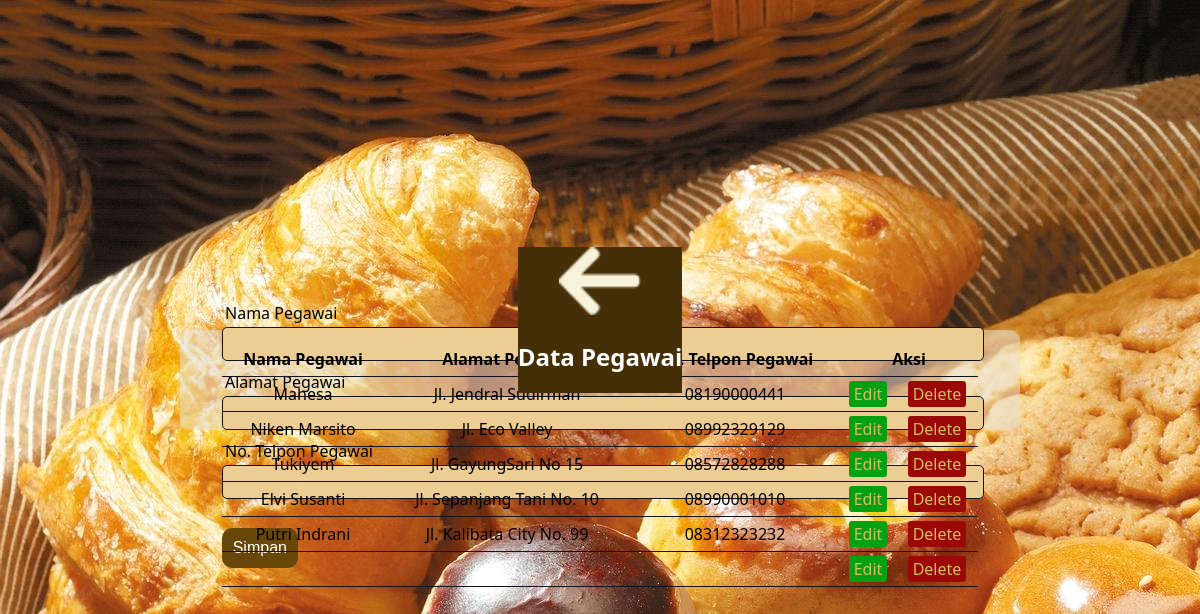
Screenshot of /pegawai.php with the database file from the repository.
### tables this page shows
CREATE TABLE IF NOT EXISTS `pegawai` (
  `id_pgw` int(11) NOT NULL AUTO_INCREMENT,
  `nama_pgw` varchar(20) NOT NULL,
  `alamat_pgw` varchar(40) NOT NULL,
  `notelp_pgw` char(12) NOT NULL,
  PRIMARY KEY (`id_pgw`)
);

### conn_pegawai.php (called while the page is built, shortened)
<?php
    $alamatPgw = "";
    $notelpPgw = "";
    $edit_state = false;
    $db = mysqli_connect('localhost', 'root', 'alfin99', 'tokoroti_db') or die ($db);
    $results = mysqli_query($db, "SELECT * FROM pegawai");
?>

### pegawai.php (the view, shortened to what this page needs)
<?php include('conn_pegawai.php');
?>
<!DOCTYPE html>
<html lang="en">
<head>
    <link rel="stylesheet" href="style_pegawai.css">
</head>
<body>
    <div class="header">
            <span><a href="home.php"><img src="img/back.png" alt=""></a></span>
            <span><h2>Data Pegawai</h2></span>
    </div>
    <div class="container">
        <div class="form-input">
            <form method="post" action="conn_pegawai.php">
                <div class="input-group">
                    <label>Nama Pegawai</label>
                </div>
                <div class="input-group">
                    <label>Alamat Pegawai</label>
                    <input type="text" name="alamat_pgw" value="<?php echo $alamatPgw; ?>">
                </div>
                <div class="input-group">
                    <label>No. Telpon Pegawai</label>
                    <input type="text" name="notelp_pgw" value="<?php echo $notelpPgw; ?>">
                </div>
                <div class="input-group">
                    <?php if ($edit_state == false): ?>
                    <button type="submit" name="simpan" class="btn">Simpan</button>
                    <?php else: ?>
                    <button type="submit" name="ubah" class="btn">Ubah</button>
                    <?php endif ?>
                </div>
            </form>
        </div>
        <div class="table-data">
            <table>
                <thead>
                    <tr>
                        <th>Nama Pegawai</th>
                        <th>Alamat Pegawai</th>
                        <th>No. Telpon Pegawai</th>
                        <th colspan="2">Aksi</th>
                    </tr>
                </thead>
                <tbody>
                    <?php while ($row = mysqli_fetch_array($results)) { ?>
                    <tr>
                        <td><?php echo $row['nama_pgw']; ?></td>
                        <td><?php echo $row['alamat_pgw']; ?></td>
                        <td><?php echo $row['notelp_pgw']; ?></td>
                        <td><a href="pegawai.php?edit=<?php echo $row['id_pgw']; ?>" class="edit-btn">Edit</a></td>
                        <td><a href="conn_pegawai.php?del=<?php echo $row['id_pgw']; ?>" class="del-btn">Delete</a></td>
                    </tr>
                    <?php } ?>
                </tbody>
            </table>
        </div>
    </div>
</body>
</html>

### style_pegawai.css (style rules this page uses)
body { margin: 0; padding: 0; display: flex; justify-content: center; align-items: center; min-height: 80vh; background-image: url(img/bread-rolls-buns.jpg); font-family: 'Segoe UI', Tahoma, Geneva, Verdana, sans-serif; }
.header { top: 0; left: 0; text-align: center; background-color: #442f08; list-style: none; color: #FFFF; height: 0%; z-index: 1; }
.header a img { width: 50%; height: 50%; }
.container { position: absolute; width: 70%; margin-top: 10%; height: 100px; border-radius: 10px; align-items: center; display: flex; justify-content: space-around; background: rgba(231, 222, 208, 0.548); }
.container .form-input { position: absolute; width: 100%; display: flex; justify-content: center; align-items: center; height: 50%; padding: 5%; margin-top: -25%; border-radius: 10px; text-align: center; }
.container .table-data { position: absolute; width: 90%; display: flex; justify-content: center; align-items: center; height: 50%; padding: 5%; margin-top: 20%; border-radius: 10px; text-align: center; }
form { display: block; margin: auto; width: 100%; height: 100%; padding: 5%; text-align: left; }
.input-group { margin: 10px 0 10px 0px; }
.input-group label { display: block; text-align: left; margin: 3px; }
.input-group input { height: 30px; width: 100%; font-size: 16px; border-radius: 5px; background: rgb(236, 206, 149); border: 1px solid #141418; }
.btn { background-color: #68470a; border: none; color:rgb(255, 255, 255); width: 10%; margin-top: 2.5%; height: 40px; display: flex; text-decoration: none; display: inline-block; font-size: 16px; cursor: pointer; border-radius: 10px; }
table { width: 100%; margin: 30px auto; border-collapse: collapse; text-align: left; }
tr { border-bottom: 1px solid #141418; }
th, td { border: none; height: 30px; padding: 2px; text-align: center; }
.del-btn { text-decoration: none; padding: 2px 5px; color: rgb(211, 190, 97); border-radius: 3px; background: rgb(155, 8, 8); }
.edit-btn { text-decoration: none; padding: 2px 5px; color: rgb(211, 190, 97); border-radius: 3px; background: rgb(6, 160, 19); }

### rows the page displays
pegawai: nama_pgw "Mahesa", alamat_pgw "Jl. Jendral Sudirman", notelp_pgw "08190000441"
pegawai: nama_pgw "Niken Marsito", alamat_pgw "Jl. Eco Valley", notelp_pgw "08992329129"
pegawai: nama_pgw "Tukiyem", alamat_pgw "Jl. GayungSari No 15", notelp_pgw "08572828288"
pegawai: nama_pgw "Elvi Susanti", alamat_pgw "Jl. Sepanjang Tani No. 10", notelp_pgw "08990001010"
pegawai: nama_pgw "Putri Indrani", alamat_pgw "Jl. Kalibata City No. 99", notelp_pgw "08312323232"
